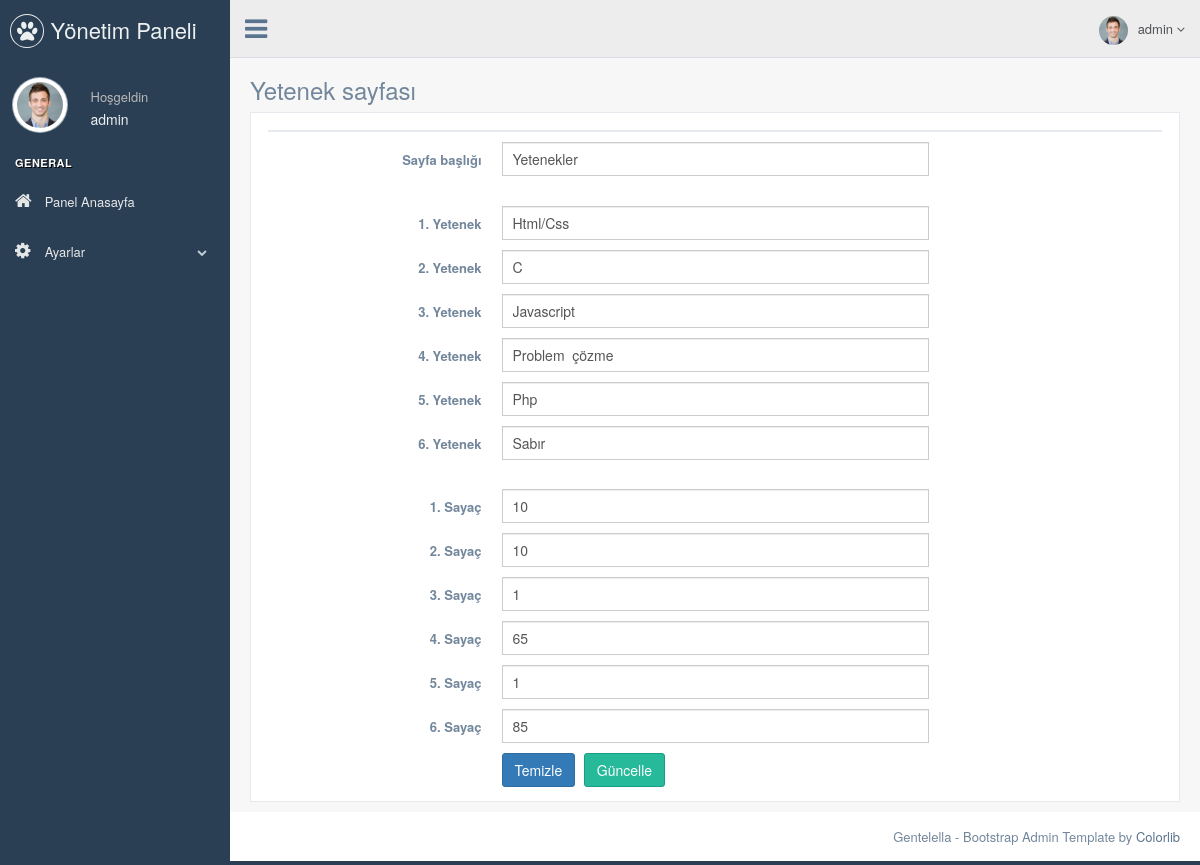
The page /pp/nedmin/skill.php (signed in) on the database its author committed.
### tables this page shows
CREATE TABLE `user` (
  `user_id` int(11) NOT NULL,
  `user_name` varchar(50) NOT NULL,
  `email` varchar(50) NOT NULL,
  `password` varchar(50) NOT NULL
);

CREATE TABLE `skills` (
  `skill_id` int(11) NOT NULL,
  `skill_title` varchar(50) NOT NULL,
  `first_skill` varchar(50) NOT NULL,
  `second_skill` varchar(50) NOT NULL,
  `third_skill` varchar(50) NOT NULL,
  `fourth_skill` varchar(50) NOT NULL,
  `fifth_skill` varchar(50) NOT NULL,
  `sixth_skill` varchar(50) NOT NULL,
  `first_counter` varchar(10) NOT NULL,
  `second_counter` varchar(10) NOT NULL,
  `third_counter` varchar(10) NOT NULL,
  `fourth_counter` varchar(10) NOT NULL,
  `fifth_counter` varchar(10) NOT NULL,
  `sixth_counter` varchar(10) NOT NULL
);

### pp/nedmin/skill.php (the view, shortened to what this page needs)
<?php
include "header.php";
$check_skill = $db->prepare("SELECT * FROM skills");
$check_skill->execute();
$control_skill = $check_skill->rowCount();
$fetch_skill = $db->prepare("SELECT * FROM skills WHERE skill_id=1");
$fetch_skill->execute();
$fetch = $fetch_skill->fetch(PDO::FETCH_ASSOC);
?>
<div class="right_col" role="main">
  <div class="">
    <div class="page-title">
      <div class="title_left">
        <h3>Yetenek sayfası</h3>
      </div>
    </div>
    <div class="clearfix"></div>
    <div class="row">
      <div class="col-md-12 col-sm-12 col-xs-12">
        <div class="x_panel">
          <div class="x_title">
          </div>
          <form class="form-horizontal form-label-left" action="process.php" method="POST">
            <div class="item form-group">
              <label class="control-label col-md-3 col-sm-3 col-xs-12" for="name">Sayfa başlığı
              </label>
              <div class="col-md-6 col-sm-6 col-xs-12">
                <input class="form-control col-md-7 col-xs-12" value="<?php echo $fetch['skill_title'] ?>" name="skill_title" required="required" type="text">
              </div>
            </div>
            <br>
            <div class="item form-group">
              <label class="control-label col-md-3 col-sm-3 col-xs-12">1. Yetenek
              </label>
              <div class="col-md-6 col-sm-6 col-xs-12">
                <input type="text" name="first_skill" value="<?php echo $fetch['first_skill'] ?>" required="required" class="form-control col-md-7 col-xs-12">
              </div>
            </div>
            <div class="item form-group">
              <label class="control-label col-md-3 col-sm-3 col-xs-12">2. Yetenek
              </label>
              <div class="col-md-6 col-sm-6 col-xs-12">
                <input type="text" name="second_skill" value="<?php echo $fetch['second_skill'] ?>" required="required" class="form-control col-md-7 col-xs-12">
              </div>
            </div>
            <div class="item form-group">
              <label class="control-label col-md-3 col-sm-3 col-xs-12">3. Yetenek
              </label>
              <div class="col-md-6 col-sm-6 col-xs-12">
                <input type="text" name="third_skill" value="<?php echo $fetch['third_skill'] ?>" required="required" class="form-control col-md-7 col-xs-12">
              </div>
            </div>
            <div class="item form-group">
              <label class="control-label col-md-3 col-sm-3 col-xs-12">4. Yetenek
              </label>
              <div class="col-md-6 col-sm-6 col-xs-12">
                <input type="text" name="fourth_skill" value="<?php echo $fetch['fourth_skill'] ?>" required="required" class="form-control col-md-7 col-xs-12">
              </div>
            </div>
            <div class="item form-group">
              <label class="control-label col-md-3 col-sm-3 col-xs-12">5. Yetenek
              </label>
              <div class="col-md-6 col-sm-6 col-xs-12">
                <input type="text" name="fifth_skill" value="<?php echo $fetch['fifth_skill'] ?>" required="required" class="form-control col-md-7 col-xs-12">
              </div>
            </div>
            <div class="item form-group">
              <label class="control-label col-md-3 col-sm-3 col-xs-12">6. Yetenek
              </label>
              <div class="col-md-6 col-sm-6 col-xs-12">
                <input type="text" name="sixth_skill" value="<?php echo $fetch['sixth_skill'] ?>" required="required" class="form-control col-md-7 col-xs-12">
              </div>
            </div>
            <br>
            <div class="item form-group">
              <label class="control-label col-md-3 col-sm-3 col-xs-12">1. Sayaç
              </label>
              <div class="col-md-6 col-sm-6 col-xs-12">
                <input type="text" name="first_counter" value="<?php echo $fetch['first_counter'] ?>" required="required" class="form-control col-md-7 col-xs-12">
              </div>
            </div>
            <div class="item form-group">
              <label class="control-label col-md-3 col-sm-3 col-xs-12">2. Sayaç
              </label>
              <div class="col-md-6 col-sm-6 col-xs-12">
                <input type="text" name="second_counter" value="<?php echo $fetch['second_counter'] ?>" required="required" class="form-control col-md-7 col-xs-12">
              </div>
            </div>
            <div class="item form-group">
              <label class="control-label col-md-3 col-sm-3 col-xs-12">3. Sayaç
              </label>
              <div class="col-md-6 col-sm-6 col-xs-12">
                <input type="text" name="third_counter" value="<?php echo $fetch['third_counter'] ?>" required="required" class="form-control col-md-7 col-xs-12">
              </div>
            </div>
            <div class="item form-group">
              <label class="control-label col-md-3 col-sm-3 col-xs-12">4. Sayaç
              </label>
              <div class="col-md-6 col-sm-6 col-xs-12">
                <input type="text" name="fourth_counter" value="<?php echo $fetch['fourth_counter'] ?>" required="required" class="form-control col-md-7 col-xs-12">
              </div>
            </div>
            <div class="item form-group">
              <label class="control-label col-md-3 col-sm-3 col-xs-12">5. Sayaç
              </label>
              <div class="col-md-6 col-sm-6 col-xs-12">
                <input type="text" name="fifth_counter" value="<?php echo $fetch['fifth_counter'] ?>" required="required" class="form-control col-md-7 col-xs-12">
              </div>
            </div>
            <div class="item form-group">
              <label class="control-label col-md-3 col-sm-3 col-xs-12">6. Sayaç
              </label>
              <div class="col-md-6 col-sm-6 col-xs-12">
                <input type="text" name="sixth_counter" value="<?php echo $fetch['sixth_counter'] ?>" required="required" class="form-control col-md-7 col-xs-12">
              </div>
            </div>
            <div class="form-group">
              <div class="col-md-6 col-md-offset-3">
                <button type="submit" class="btn btn-primary">Temizle</button>
                <?php
                if ($control_skill == 1) { ?>
                  <button type="submit" class="btn btn-success" name="update_skills">Güncelle</button>
                <?php } else { ?>
                  <button type="submit" class="btn btn-warning" name="insert_skills">Ekle</button>
                <?php } ?>
              </div>
            </div>
        </div>
      </div>
    </div>
  </div>
</div>
</div>
</div>
<?php
include "footer.php";
?>

### pp/nedmin/header.php (shortened to what this page needs)
<?php
include 'connect.php';
$user_name = $_SESSION['user_name'];
$query = $db->prepare("SELECT * FROM user WHERE user_name='$user_name'");
$query->execute();
$fetch = $query->fetch();
?>
<!DOCTYPE html>
<html lang="en">
  <head>
    <link href="./vendors/bootstrap/dist/css/bootstrap.min.css" rel="stylesheet">
    <link href="./vendors/font-awesome/css/font-awesome.min.css" rel="stylesheet">
    <link href="./vendors/nprogress/nprogress.css" rel="stylesheet">
    <link href="./vendors/iCheck/skins/flat/green.css" rel="stylesheet">
    <link href="./vendors/bootstrap-progressbar/css/bootstrap-progressbar-3.3.4.min.css" rel="stylesheet">
    <link href="./vendors/jqvmap/dist/jqvmap.min.css" rel="stylesheet"/>
    <link href="./vendors/bootstrap-daterangepicker/daterangepicker.css" rel="stylesheet">
    <link href="./build/css/custom.min.css" rel="stylesheet">
  </head>
  <body class="nav-md">
    <div class="container body">
      <div class="main_container">
        <div class="col-md-3 left_col">
          <div class="left_col scroll-view">
            <div class="navbar nav_title" style="border: 0;">
              <a href="index.html" class="site_title"><i class="fa fa-paw"></i> <span>Yönetim Paneli</span></a>
            </div>
            <div class="profile clearfix">
              <div class="profile_pic">
                <img src="images/img.jpg" alt="..." class="img-circle profile_img">
              </div>
              <div class="profile_info">
                <span>Hoşgeldin</span>
                <h2><?php echo $fetch['user_name']; ?></h2>
              </div>
            </div>
            <br />
            <div id="sidebar-menu" class="main_menu_side hidden-print main_menu">
              <div class="menu_section">
                <h3>General</h3>
                <ul class="nav side-menu">
                  <li><a href="index.php" ><i class="fa fa-home"></i> Panel Anasayfa</a>
                  </li>
                  <li><a><i class="fa fa-cog"></i> Ayarlar <span class="fa fa-chevron-down"></span></a>
                  </li>
                </ul>
              </div>
            </div>
          </div>
        </div>
        <div class="top_nav">
          <div class="nav_menu">
            <nav>
              <div class="nav toggle">
                <a id="menu_toggle"><i class="fa fa-bars"></i></a>
              </div>
              <ul class="nav navbar-nav navbar-right">
                <li class="">
                  <a href="javascript:;" class="user-profile dropdown-toggle" data-toggle="dropdown" aria-expanded="false">
                    <img src="images/img.jpg" alt=""><?php echo $fetch['user_name']; ?>
                    <span class=" fa fa-angle-down"></span>
                  </a>
                </li>
              </ul>
            </nav>
          </div>
        </div>

### pp/nedmin/footer.php (shortened to what this page needs)
<footer>
          <div class="pull-right">
            Gentelella - Bootstrap Admin Template by <a href="https://colorlib.com">Colorlib</a>
          </div>
          <div class="clearfix"></div>
        </footer>
  </body>
</html>

### rows shown on the page
user: user_name "admin"
skills: skill_title "Yetenekler", first_skill "Html/Css", second_skill "C", third_skill "Javascript", fourth_skill "Problem çözme", fifth_skill "Php", sixth_skill "Sabır", first_counter "10", second_counter "10", third_counter "1", fourth_counter "65", fifth_counter "1", sixth_counter "85"
